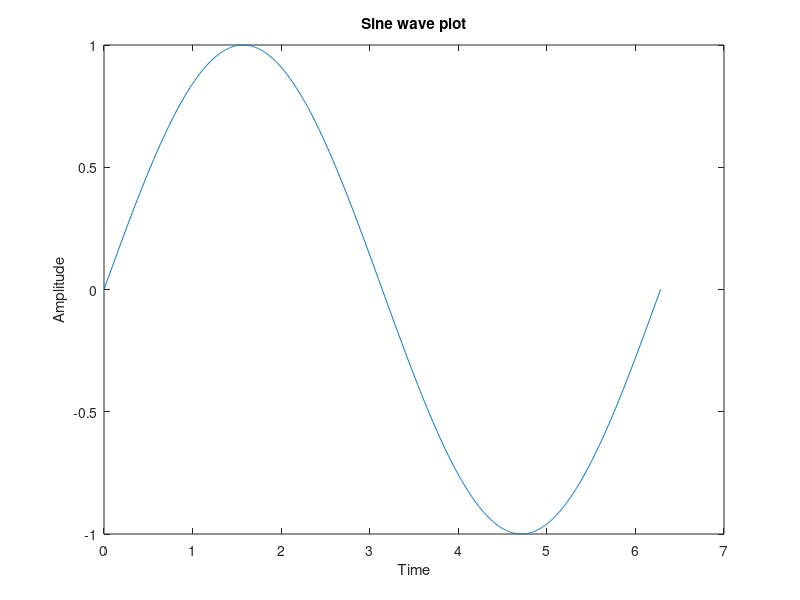
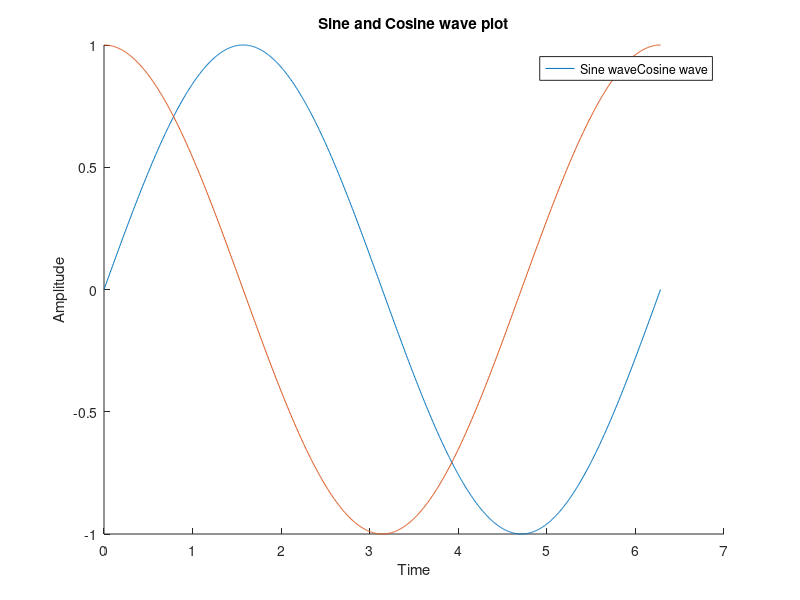
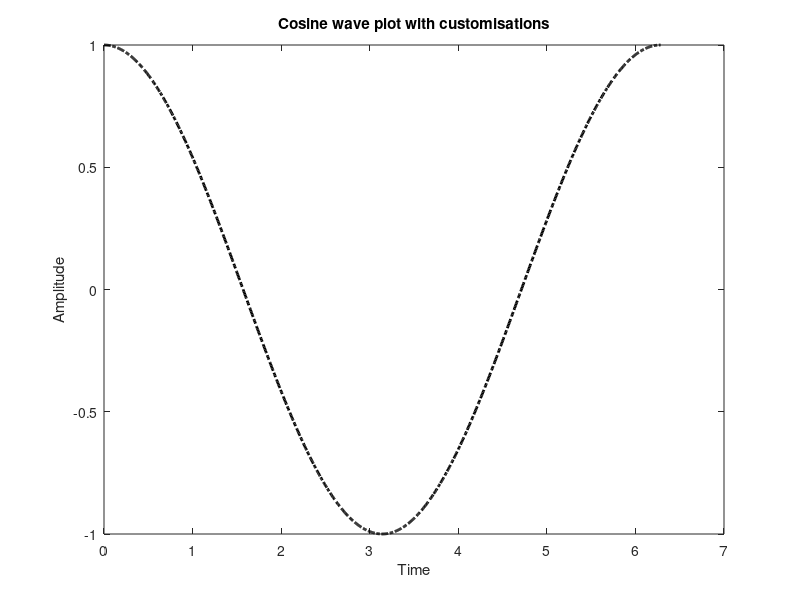
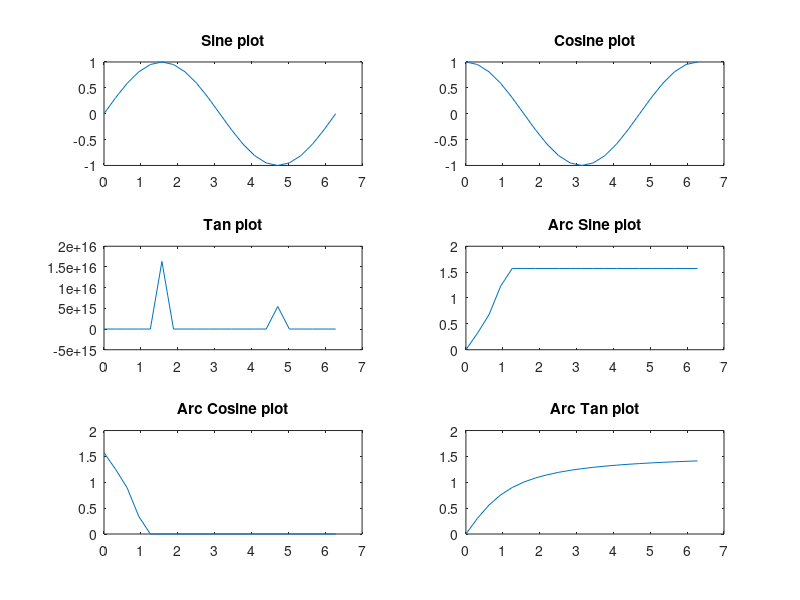

These figures' MATLAB source, in order:
%% Plots

% Refresh
clc;
clear all;
close all;

% Basic plot
x = linspace(0,2*pi,1000);
y = sin(x);
figure;
plot(x,y);
xlabel('Time');
ylabel('Amplitude');
title('Sine wave plot');

% Overlapping plots
z = cos(x);
figure;
hold on
plot(x,y);
plot(x,z);
hold off
xlabel('Time');
ylabel('Amplitude');
title('Sine and Cosine wave plot');
legend(["Sine wave" "Cosine wave"]);

% Plots with customisation
figure;
plot(x,z,'LineStyle','-.','Color','Black','LineWidth',2);
xlabel('Time');
ylabel('Amplitude');
title('Cosine wave plot with customisations');

% Sub plots
figure;
t = 0:pi/10:2*pi;
a = sin(t);
b = cos(t);
c = tan(t);
d = asin(t);
e = acos(t);
f = atan(t);
subplot(321); plot(t,a); title('Sine plot');
subplot(322); plot(t,b); title('Cosine plot');
subplot(323); plot(t,c); title('Tan plot');
subplot(324); plot(t,d); title('Arc Sine plot');
subplot(325); plot(t,e); title('Arc Cosine plot');
subplot(326); plot(t,f); title('Arc Tan plot');

% Other plot
figure; area(t,a); title('Area plot');
figure; bar(t,b); title('Bar graph');
figure; stem(t,c); title('Stem plot');